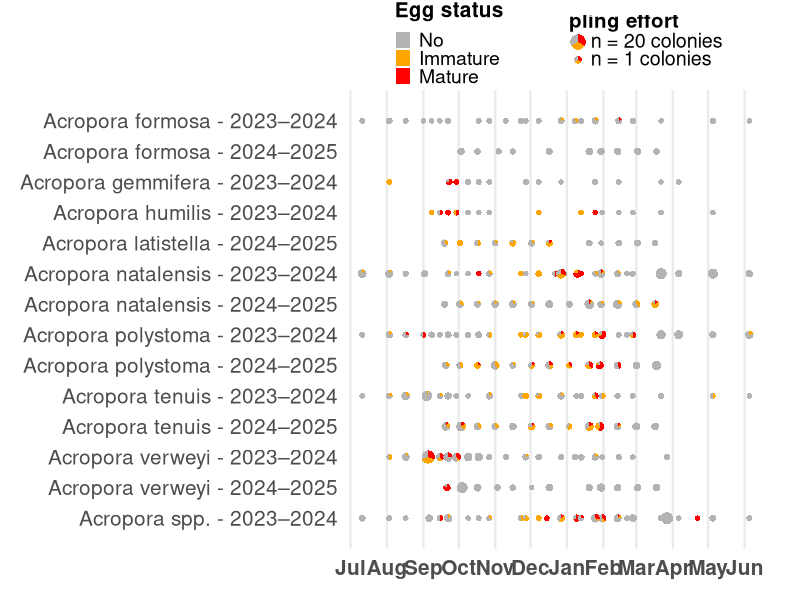

Source code (R):
## ---- chunk 1

rm(list=ls()) # Clear workspace
knitr::opts_knit$set(root.dir = '/tmp') #Set directory at current directory for all subsequent chunks
options(scipen = 99) # Have all numbers in non-scientific notation

library(cowplot)
library(ggplot2)
library(grid)
library(dplyr)
library(tidyr)
library(lubridate)
library(readxl)
library(patchwork)
library(scales)
library(stringr)

## ---- chunk 2

# === 1. LOAD AND CLEAN DATA ===

# Load data
spawn.0raw <- as.data.frame(read_excel("Spawning database_2025-08.xlsx"))

# Define two remaining species IDs based on descriptions
spawn.0raw <- spawn.0raw %>%
  mutate(Species = case_when(
    str_detect(Species.description, "(?i)A\\. secale|A\\. squarrosa|A\\. variabilis") ~ "Acropora polystoma",
    str_detect(Species.description, "(?i)A\\. valida|A\\. ocellata") ~ "Acropora natalensis",
    str_detect(Species, "(?i)Acropora sp\\. \\(corymbose yellow smooth\\)") ~ "Acropora polystoma",
    str_detect(Species, "(?i)Acropora sp\\. \\(corymbose normal smooth\\)|Acropora cf\\. natalensis") ~ "Acropora natalensis",
     Species %in% c("Acropora verweyi", "Acropora tenuis", "Acropora polystoma", "Acropora natalensis",
                    "Acropora latistella", "Acropora humilis", "Acropora gemmifera", "Acropora formosa", "") ~ Species,
    TRUE ~ "Acropora spp."
  ))

spawn.1clean <- spawn.0raw %>%
  select(Date, Reef.type, Species, Species.description, Eggs, Comments) %>%
  filter(Eggs %in% c("No", "Immature", "Mature")) %>%
  filter(!is.na(Species), !is.na(Eggs), !is.na(Date))

spawn.2sum <- spawn.1clean %>%
  mutate(
    Date = as.Date(Date),
    Month = month(Date),
    Year = year(Date),
    Species = as.character(Species),
    Eggs = factor(Eggs, levels = c("No", "Immature", "Mature")),
    SeasonStartRaw = ifelse(Month >= 7, Year, Year - 1),
    SeasonStart = ifelse(SeasonStartRaw <= 2022, 2023, SeasonStartRaw),
    SeasonLabel = paste0(SeasonStart, "–", SeasonStart + 1),
    DayOfSeason = as.integer(Date - as.Date(paste0(SeasonStartRaw, "-07-01"))) + 1,
    x_numeric = DayOfSeason
  )

# 1. Sort by species and date, then create groups based on gaps > 3 days
merged_dates <- spawn.2sum %>%
  arrange(Species, SeasonLabel, Date) %>%
  group_by(Species, SeasonLabel) %>%
  mutate(DateDiff = as.numeric(Date - lag(Date, default = first(Date)))) %>%
  mutate(DateGroup = cumsum(if_else(DateDiff > 5, 1, 0))) %>%
  group_by(Species, SeasonLabel, DateGroup) %>%
  mutate(MergedDate = as.Date(round(mean(as.numeric(Date)), 0), origin = "1970-01-01")) %>%
  ungroup()

# 2. Replace original Date with merged date, and recompute all dependent fields
spawn.2sum <- merged_dates %>%
  mutate(
    Date = MergedDate,
    Month = month(Date),
    Year = year(Date),
    SeasonStartRaw = ifelse(Month >= 7, Year, Year - 1),
    SeasonStart = ifelse(SeasonStartRaw <= 2022, 2023, SeasonStartRaw),
    SeasonLabel = paste0(SeasonStart, "–", SeasonStart + 1),
    DayOfSeason = as.integer(Date - as.Date(paste0(SeasonStartRaw, "-07-01"))) + 1,
    x_numeric = DayOfSeason
  ) %>%
  select(-DateDiff, -DateGroup, -MergedDate)


# === 2. SUMMARISE BY SEASON-DATE ===

spawn.3pie <- spawn.2sum %>%
  group_by(Species, SeasonLabel, Date, Eggs, x_numeric) %>%
  summarise(n = n(), .groups = "drop") %>%
  group_by(Species, SeasonLabel, Date, x_numeric) %>%
  complete(Eggs = factor(c("No", "Immature", "Mature"),
                         levels = c("No", "Immature", "Mature")),
           fill = list(n = 0)) %>%
  mutate(frac = n / sum(n)) %>%
  group_by(Species, SeasonLabel, Date) %>%
  mutate(n_total = sum(n)) %>%
  ungroup()

# === 3. Y-AXIS POSITIONS ===

y_order <- spawn.3pie %>%
  distinct(Species, SeasonLabel) %>%
  mutate(SortSpecies = if_else(Species == "Acropora spp.", "zzz", Species)) %>%
  arrange(SortSpecies, SeasonLabel) %>%
  mutate(Ypos = rev(row_number())) %>%  # reverse the order
  select(-SortSpecies)

spawn.3pie <- spawn.3pie %>%
  left_join(y_order, by = c("Species", "SeasonLabel"))

# === 4. BASE PLOT ===

dummy_points <- y_order %>% mutate(x = 0)

month_starts <- seq(as.Date("2000-07-01"), as.Date("2001-06-01"), by = "1 month")
month_days <- as.integer(month_starts - as.Date("2000-07-01")) + 1
month_labels <- format(month_starts, "%b")

plot_base <- ggplot() +
  geom_point(data = dummy_points, aes(x = x, y = Ypos), alpha = 0) +
  scale_x_continuous(
    breaks = month_days,
    labels = month_labels,
    limits = c(0, 366),
    expand = c(0, 0)
  ) +
  scale_y_continuous(
    breaks = y_order$Ypos,
    labels = paste(y_order$Species, y_order$SeasonLabel, sep = " - "),
    expand = expansion(add = 1)
  ) +
  theme_minimal(base_size = 18) +  # 1.5x size (default base is 11–12)
  theme(
    axis.title.x = element_blank(),  # remove x-axis title
    axis.title.y = element_blank(),  # remove y-axis title
    axis.text.x = element_text(face = "bold", size = 15),
    axis.text.y = element_text(size = 15),
    panel.grid.major.y = element_blank(),
    panel.grid.minor = element_blank()
  )

# === 5. PIE CHART FUNCTION ===

make_pie_grob <- function(df_group, show_legend = FALSE) {
  ggplot(df_group, aes(x = "", y = frac, fill = Eggs)) +
    geom_bar(stat = "identity", width = 1) +
    coord_polar("y") +
    scale_fill_manual(
      values = c("gray70", "orange", "red"),
      name = "Egg status"
    ) +
    theme_void() +
    theme(legend.position = if (show_legend) "right" else "none")
}

radius_scale <- function(n) {
  rescale(n, to = c(3, 7), from = range(spawn.3pie$n_total, na.rm = TRUE))
}

# === 6. DRAW PIE CHARTS ===

group_ids <- spawn.3pie %>%
  group_by(Species, SeasonLabel, Date) %>%
  summarise(n_rows = n(), x_numeric = first(x_numeric), Ypos = first(Ypos),
            n_total = first(n_total), .groups = "drop") %>%
  filter(n_rows == 3)

# Collect grobs
pie_grobs <- vector("list", length = nrow(group_ids))

for (i in seq_len(nrow(group_ids))) {
  group_data <- spawn.3pie %>%
    filter(Species == group_ids$Species[i],
           SeasonLabel == group_ids$SeasonLabel[i],
           Date == group_ids$Date[i])

  grob <- ggplotGrob(make_pie_grob(group_data))
  xpos <- group_ids$x_numeric[i]
  ypos <- group_ids$Ypos[i]
  radius <- radius_scale(group_ids$n_total[i])

  pie_grobs[[i]] <- annotation_custom(
    grob,
    xmin = xpos - radius, xmax = xpos + radius,
    ymin = ypos - radius * 0.1, ymax = ypos + radius * 0.1
  )
}

# Collect grobs
pie_layers <- list()

for (i in seq_len(nrow(group_ids))) {
  group_data <- spawn.3pie %>%
    filter(Species == group_ids$Species[i],
           SeasonLabel == group_ids$SeasonLabel[i],
           Date == group_ids$Date[i])

  grob <- ggplotGrob(make_pie_grob(group_data))
  xpos <- group_ids$x_numeric[i]
  ypos <- group_ids$Ypos[i]
  radius <- radius_scale(group_ids$n_total[i])

  pie_layers[[i]] <- annotation_custom(
    grob,
    xmin = xpos - radius, xmax = xpos + radius,
    ymin = ypos - radius * 0.1, ymax = ypos + radius * 0.1
  )
}

# Add all grobs in one go
for (layer in pie_layers) {
  plot_base <- plot_base + layer
}

# === 7. LEGENDS ===

# Create dummy data for legend pies
legend_data <- tibble(
  Eggs = factor(c("No", "Immature", "Mature"),
                levels = c("No", "Immature", "Mature")),
  frac = c(1/3, 1/3, 1/3)
)

# Extract the egg status legend grob
egg_legend_grob <- get_legend(
  ggplot(legend_data, aes(x = "", y = frac, fill = Eggs)) +
    geom_bar(stat = "identity", width = 1) +
    coord_polar("y") +
    scale_fill_manual(values = c("gray70", "orange", "red"), name = "Egg status") +
    theme_void() +
    theme(
      legend.position = "right",
      legend.title = element_text(face = "bold", size = 15, margin = margin(b = 8)),
      legend.text = element_text(size = 14),
      legend.key.size = unit(12, "pt"),
      legend.box.margin = margin(0, 10, 0, 0)
    )
)

# Wrap egg legend for patchwork
egg_legend_wrapped <- wrap_elements(egg_legend_grob)

# Prepare sampling effort legend
n_range <- range(spawn.3pie$n_total, na.rm = TRUE)
n_small <- n_range[1]
n_large <- n_range[2]

make_scaled_pie_grob <- function(n_val) {
  df <- tibble(
    Eggs = factor(c("No", "Immature", "Mature"), levels = c("No", "Immature", "Mature")),
    frac = c(1/3, 1/3, 1/3),
    n_total = n_val
  )
  ggplotGrob(make_pie_grob(df))
}

grob_small <- make_scaled_pie_grob(n_small)
grob_large <- make_scaled_pie_grob(n_large)

r_large <- 60
r_small <- 30

# Sampling effort legend figure
size_legend_base <- ggplot() +
  xlim(0, 30) + ylim(0, 31) +
  theme_void() +
  annotate("text", x = 3.8, y = 29.5, label = "Sampling effort", size = 5.2, fontface = "bold") +

  # Large pie
  annotation_custom(grob_large,
                    xmin = 0 - r_large, xmax = 0 + r_large,
                    ymin = 16 - r_large * 0.1, ymax = 16 + r_large * 0.1) +
  annotate("text", x = 2, y = 17, label = paste0("n = 20 colonies"), hjust = 0, size = 5) +

  # Small pie
  annotation_custom(grob_small,
                    xmin = 0 - r_small, xmax = 0 + r_small,
                    ymin = 5 - r_small * 0.1, ymax = 5 + r_small * 0.1) +
  annotate("text", x = 2, y = 6, label = paste0("n = ", n_small, " colonies"), hjust = 0, size = 5)

# Wrap and shift upward
sampling_legend_wrapped <- wrap_elements(size_legend_base) +
  plot_layout() & theme(plot.margin = margin(-30, 0, 0, 0))

# Combine legends in a single row
legend_row <- egg_legend_wrapped + sampling_legend_wrapped +
  plot_layout(ncol = 2, widths = c(1, 1))

# === 8. COMBINE AND SAVE ===

combined_plot <- legend_row / plot_base +
  plot_layout(heights = c(1.2, 10))

print(combined_plot)

ggsave("inferredSpawning_Species x Season x Eggs_scaledBySample_legendRight.tiff",
       plot = combined_plot,
       width = 35, height = 21, units = "cm", dpi = 600, compression = "lzw")
